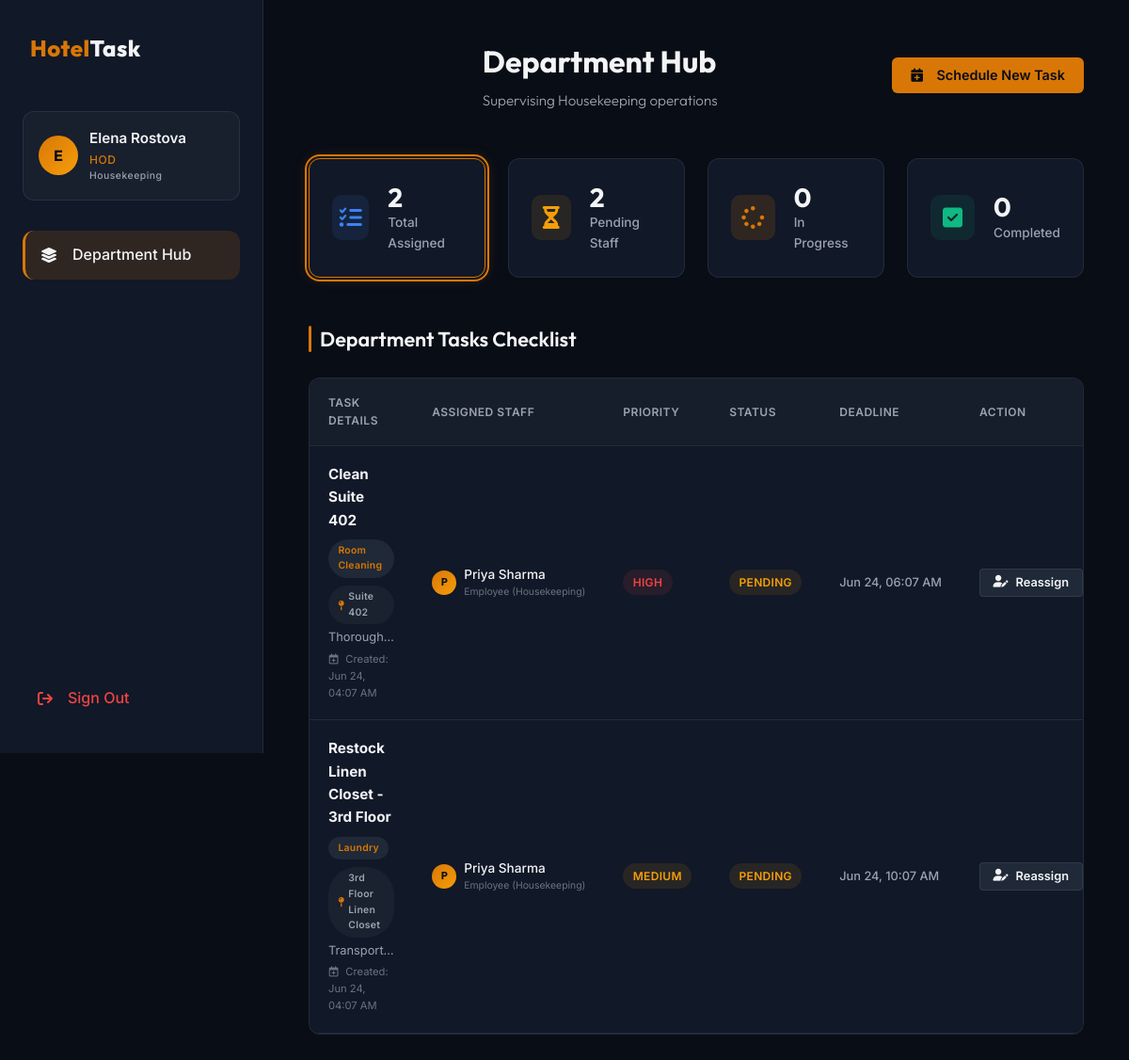
/hod (signed in), run on the app's committed database.
### models.py (models this page shows, shortened)
class User(UserMixin, db.Model):
    __tablename__ = 'users'
    id = db.Column(db.Integer, primary_key=True)
    name = db.Column(db.String(100), nullable=False)
    email = db.Column(db.String(120), unique=True, nullable=False)
    password_hash = db.Column(db.String(256), nullable=False)
    role = db.Column(db.String(50), nullable=False)  # Admin, HOD, Manager, Employee
    department = db.Column(db.String(100), nullable=True)  # e.g., Housekeeping, Maintenance, Kitchen, Front Office, Laundry
    created_at = db.Column(db.DateTime, default=datetime.utcnow)
    tasks_assigned = db.relationship('Task', backref='assignee', lazy=True, foreign_keys='Task.assigned_to_id')
    tasks_created = db.relationship('Task', backref='creator', lazy=True, foreign_keys='Task.assigned_by_id')

class Task(db.Model):
    __tablename__ = 'tasks'
    id = db.Column(db.Integer, primary_key=True)
    title = db.Column(db.String(200), nullable=False)
    description = db.Column(db.Text, nullable=True)
    category = db.Column(db.String(100), nullable=True)     # Room Cleaning, Maintenance, Restaurant Prep, Laundry, Guest Service, etc.
    location = db.Column(db.String(200), nullable=True)     # room number or location manually typed
    assigned_to_id = db.Column(db.Integer, db.ForeignKey('users.id'), nullable=True)
    assigned_by_id = db.Column(db.Integer, db.ForeignKey('users.id'), nullable=False)
    priority = db.Column(db.String(50), default='Medium')  # Low, Medium, High
    status = db.Column(db.String(50), default='Pending')    # Pending, In Progress, Completed, Overdue, Approved, Rejected
    deadline = db.Column(db.DateTime, nullable=False)
    created_at = db.Column(db.DateTime, default=datetime.utcnow)
    proofs = db.relationship('TaskProof', backref='task', lazy=True, cascade="all, delete-orphan")
    def is_overdue(self):
        return self.status not in ['Completed', 'Approved'] and self.deadline < datetime.utcnow()

### app.py (the view)
    @app.route('/hod')
    @login_required
    def hod_dashboard():
        if current_user.role != 'HOD':
            flash('Access denied.', 'error')
            return redirect(url_for('index'))
        dept = current_user.department
        employees = User.query.filter_by(role='Employee', department=dept).all()
        emp_ids = [emp.id for emp in employees]
        tasks = Task.query.filter(
            (Task.assigned_by_id == current_user.id) |
            (Task.assigned_to_id.in_(emp_ids))
        ).order_by(Task.created_at.desc()).all()
        total = len(tasks)
        pending = sum(1 for t in tasks if t.status == 'Pending')
        in_progress = sum(1 for t in tasks if t.status == 'In Progress')
        completed = sum(1 for t in tasks if t.status in ['Completed', 'Approved'])
        return render_template(
            'dashboard_hod.html',
            employees=employees,
            tasks=tasks,
            total=total,
            pending=pending,
            in_progress=in_progress,
            completed=completed
        )

### templates/dashboard_hod.html (shortened to what this page needs)
{% extends 'base.html' %}
{% block header_title %}
Department Hub <span>Supervising {{ current_user.department }} operations</span>
{% endblock %}
{% block header_actions %}
<button class="btn btn-primary" data-open-modal="scheduleModal">
    <i class="fa-solid fa-calendar-plus" style="margin-right: 0.35rem;"></i> Schedule New Task
</button>
{% endblock %}
{% block content %}
<div class="stats-grid">
    <div class="stat-card interactive-card" data-filter="all" style="cursor: pointer;">
        <div class="stat-icon info"><i class="fa-solid fa-list-check"></i></div>
        <div class="stat-details">
            <span class="stat-value">{{ total }}</span>
            <span class="stat-label">Total Assigned</span>
        </div>
    </div>
    <div class="stat-card interactive-card" data-filter="Pending" style="cursor: pointer;">
        <div class="stat-icon warning"><i class="fa-solid fa-hourglass-half"></i></div>
        <div class="stat-details">
            <span class="stat-value">{{ pending }}</span>
            <span class="stat-label">Pending Staff</span>
        </div>
    </div>
    <div class="stat-card interactive-card" data-filter="In Progress" style="cursor: pointer;">
        <div class="stat-icon"><i class="fa-solid fa-spinner"></i></div>
        <div class="stat-details">
            <span class="stat-value">{{ in_progress }}</span>
            <span class="stat-label">In Progress</span>
        </div>
    </div>
    <div class="stat-card interactive-card" data-filter="completed" style="cursor: pointer;">
        <div class="stat-icon success"><i class="fa-solid fa-square-check"></i></div>
        <div class="stat-details">
            <span class="stat-value">{{ completed }}</span>
            <span class="stat-label">Completed</span>
        </div>
    </div>
</div>
{% set handover_requests = tasks | selectattr('status', 'equalto', 'Awaiting Handover') | list %}
<div class="dashboard-section" id="checklist-section">
    <div class="section-header">
        <h2 class="section-title">Department Tasks Checklist</h2>
    </div>
    <div class="table-responsive">
        <table class="custom-table">
            <thead>
                <tr>
                    <th>Task details</th>
                    <th>Assigned Staff</th>
                    <th>Priority</th>
                    <th>Status</th>
                    <th>Deadline</th>
                    <th>Action</th>
                </tr>
            </thead>
            <tbody id="checklist-tbody">
                {% for task in tasks %}
                    <tr class="task-row" data-status="{{ task.status }}">
                        <td>
                            <div style="display: flex; align-items: center; gap: 0.5rem; margin-bottom: 0.25rem; flex-wrap: wrap;">
                                <strong style="color: var(--text-primary); font-size: 0.95rem;">{{ task.title }}</strong>
                                <span class="badge" style="background-color: var(--bg-tertiary); color: var(--accent-gold); font-size: 0.65rem; text-transform: none;">{{ task.category or 'General' }}</span>
                                {% if task.location %}
                                    <span class="badge" style="background-color: rgba(255,255,255,0.04); color: var(--text-secondary); font-size: 0.65rem; text-transform: none;"><i class="fa-solid fa-map-pin" style="margin-right: 0.25rem; color: var(--accent-gold);"></i>{{ task.location }}</span>
                                {% endif %}
                            </div>
                            <span style="font-size: 0.8rem; color: var(--text-secondary); display: -webkit-box; -webkit-line-clamp: 1; -webkit-box-orient: vertical; overflow: hidden; margin-bottom: 0.25rem;">
                            </span>
                            <small style="display: block; font-size: 0.7rem; color: var(--text-muted);">
                                <i class="fa-regular fa-calendar-plus" style="margin-right: 0.25rem;"></i> Created: {{ task.created_at.strftime('%b %d, %I:%M %p') }}
                            </small>
                        </td>
                        <td>
                            <div style="display: flex; align-items: center; gap: 0.5rem;">
                                <div class="profile-avatar" style="width: 26px; height: 26px; font-size: 0.7rem;">
                                    {{ task.assignee.name[0] | upper if task.assignee else '?' }}
                                </div>
                                <div style="display: flex; flex-direction: column;">
                                    <span style="font-size: 0.85rem; font-weight: 500;">{{ task.assignee.name if task.assignee else 'Unassigned' }}</span>
                                    <small style="font-size: 0.65rem; color: var(--text-muted);">{{ task.assignee.role if task.assignee else 'Staff' }} ({{ task.assignee.department if task.assignee else 'General' }})</small>
                                </div>
                            </div>
                        </td>
                        <td>
                            <span class="badge badge-{{ task.priority | lower }}">{{ task.priority }}</span>
                        </td>
                        <td>
                            <span class="badge {% if task.status == 'Pending' %}badge-pending
                                         {% elif task.status == 'In Progress' %}badge-progress
                                         {% elif task.status == 'Completed' %}badge-completed
                                         {% elif task.status == 'Approved' %}badge-approved
                                         {% elif task.status == 'Rejected' %}badge-rejected
                                         {% elif task.status == 'Awaiting Handover' %}badge-handover
                                         {% endif %}">
                                {{ task.status }}
                            </span>
                        </td>
                        <td>
                            <span style="font-size: 0.8rem; font-weight: 500; display: block; color: {% if task.is_overdue() %}var(--danger){% else %}var(--text-secondary){% endif %};">
                                {{ task.deadline.strftime('%b %d, %I:%M %p') }}
                            </span>
                        </td>
                        <td>
                            <button class="btn btn-secondary btn-sm" data-open-modal="reassignModal" data-task-id="{{ task.id }}" data-task-title="{{ task.title }}" data-task-category="{{ task.category or 'General' }}">
                                <i class="fa-solid fa-user-pen"></i> Reassign
                            </button>
                        </td>
                    </tr>
                {% else %}
                    <tr>
                        <td colspan="6" style="text-align: center; color: var(--text-muted); padding: 2rem;">No operational tasks scheduled.</td>
                    </tr>
                {% endfor %}
            </tbody>
        </table>
    </div>
</div>
{% endblock %}

### templates/base.html (shortened to what this page needs)
<!DOCTYPE html>
<html lang="en">
<head>
    <link rel="stylesheet" href="{{ url_for('static', filename='css/style.css') }}?v=1.0.6">
    <link rel="stylesheet" href="https://cdnjs.cloudflare.com/ajax/libs/font-awesome/6.4.0/css/all.min.css">
    <link rel="stylesheet" href="https://cdn.jsdelivr.net/npm/flatpickr/dist/flatpickr.min.css">
    <link rel="stylesheet" href="https://cdn.jsdelivr.net/npm/flatpickr/dist/themes/dark.css">
</head>
<body>
    <div class="app-container">
        {% if current_user.is_authenticated %}
        <aside class="sidebar">
            <div class="brand">
                <div class="brand-logo" style="font-size: 1.5rem; letter-spacing: 0.5px;">Hotel<span>Task</span></div>
            </div>
            <div class="user-profile-badge">
                <div class="profile-avatar">
                    {{ current_user.name[0] | upper }}
                </div>
                <div class="profile-info">
                    <span class="profile-name">{{ current_user.name }}</span>
                    <span class="profile-role">
                        {{ current_user.role }}
                        {% if current_user.department %}
                            <small style="display:block; font-size:0.65rem; color:var(--text-secondary); text-transform:none;">{{ current_user.department }}</small>
                        {% endif %}
                    </span>
                </div>
            </div>
            <nav class="nav-links">
                {% if current_user.role == 'Admin' %}
                    <li class="nav-link active">
                        <a href="{{ url_for('admin_dashboard') }}"><i class="fa-solid fa-sliders"></i> Control Panel</a>
                    </li>
                {% elif current_user.role == 'HOD' %}
                    <li class="nav-link active">
                        <a href="{{ url_for('hod_dashboard') }}"><i class="fa-solid fa-layer-group"></i> Department Hub</a>
                    </li>
                {% elif current_user.role == 'Manager' %}
                    <li class="nav-link active">
                        <a href="{{ url_for('manager_dashboard') }}"><i class="fa-solid fa-chess-queen"></i> Operations Center</a>
                    </li>
                {% elif current_user.role == 'Employee' %}
                    <li class="nav-link active">
                        <a href="{{ url_for('employee_dashboard') }}"><i class="fa-solid fa-list-check"></i> My Checklist</a>
                    </li>
                {% endif %}
                <li class="nav-link logout-link">
                    <a href="{{ url_for('logout') }}"><i class="fa-solid fa-arrow-right-from-bracket"></i> Sign Out</a>
                </li>
            </nav>
        </aside>
        {% endif %}
        <main class="main-content" style="{% if not current_user.is_authenticated %}margin-left: 0; padding: 0;{% endif %}">
            {% if current_user.is_authenticated %}
            <header class="top-header">
                <div class="header-title">
                    {% block header_title %}Dashboard{% endblock %}
                </div>
                <div class="header-actions">
                    {% block header_actions %}{% endblock %}
                </div>
            </header>
            {% endif %}
            {% block content %}{% endblock %}
        </main>
    </div>
</body>
</html>

### data on the page
User: name "E", name "Elena Rostova", role "HOD", department "Housekeeping"
Task: title "Clean Suite 402", category "Room Cleaning", location "Suite 402", created_at "Jun 24, 04:07 AM", assignee "P", assignee "Priya Sharma", assignee "Employee", assignee "Housekeeping", priority "HIGH", status "PENDING", deadline "Jun 24, 06:07 AM"
Task: title "Restock Linen Closet - 3rd Floor", category "Laundry", location "3rd Floor Linen Closet", created_at "Jun 24, 04:07 AM", assignee "P", assignee "Priya Sharma", assignee "Employee", assignee "Housekeeping", priority "MEDIUM", status "PENDING", deadline "Jun 24, 10:07 AM"

### other printed values
{{ total }} "2"
{{ pending }} "2"
{{ in_progress }} "0"
{{ completed }} "0"
